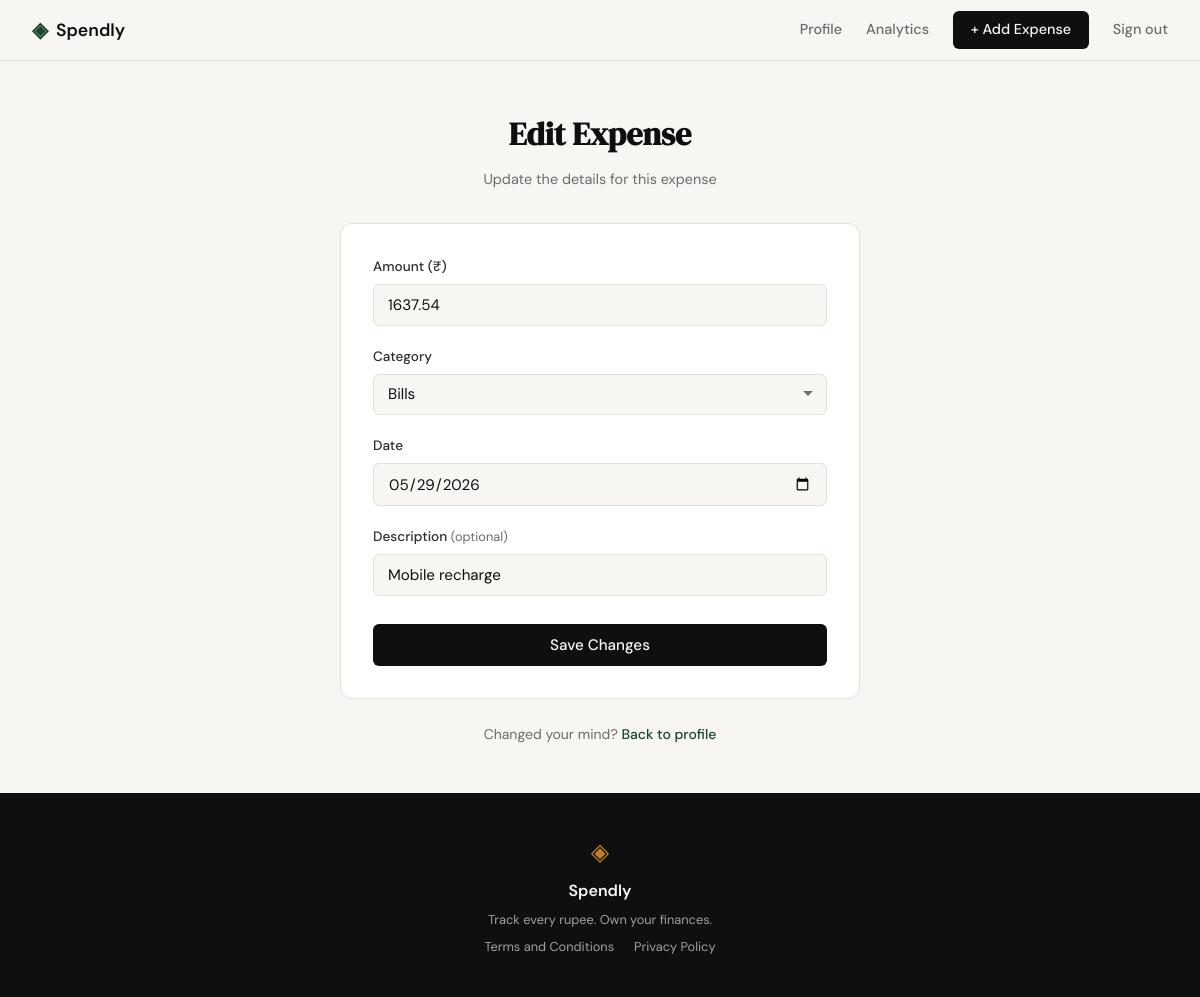
The app's page /expenses/14/edit (signed in) with its own data.
### tables this page shows
CREATE TABLE expenses (
            id          INTEGER PRIMARY KEY AUTOINCREMENT,
            user_id     INTEGER NOT NULL REFERENCES users(id),
            amount      REAL    NOT NULL,
            category    TEXT    NOT NULL,
            date        TEXT    NOT NULL,
            description TEXT,
            created_at  TEXT    DEFAULT (datetime('now'))
        );

### app.py (the view, shortened to what this page needs)
@app.route("/expenses/<int:expense_id>/edit", methods=["GET", "POST"])
def edit_expense(expense_id):
    if not session.get("user_id"):
        return redirect(url_for("login"))
    expense = get_expense_by_id(expense_id)
    if expense is None:
        abort(404)
    if expense["user_id"] != session["user_id"]:
        abort(403)
    return render_template(
        "edit_expense.html",
        categories=EXPENSE_CATEGORIES,
        expense=expense,
        form={
            "amount": expense["amount"],
            "category": expense["category"],
            "date": expense["date"],
            "description": expense["description"] or "",
        },
    )

### database/db.py (called while the page is built)
def get_db():
    conn = sqlite3.connect(DB_PATH)
    conn.row_factory = sqlite3.Row
    conn.execute("PRAGMA foreign_keys = ON")
    return conn

def get_expense_by_id(expense_id):
    conn = get_db()
    row = conn.execute(
        "SELECT id, user_id, amount, category, date, description, created_at"
        " FROM expenses WHERE id = ?",
        (expense_id,)
    ).fetchone()
    conn.close()
    return row

### templates/edit_expense.html (shortened to what this page needs)
{% extends "base.html" %}
{% block head %}
<link rel="stylesheet" href="{{ url_for('static', filename='css/edit_expense.css') }}">
{% endblock %}
{% block content %}
<section class="auth-section">
  <div class="auth-container">
    <div class="auth-header">
      <h1 class="auth-title">Edit Expense</h1>
      <p class="auth-subtitle">Update the details for this expense</p>
    </div>
    <div class="auth-card">
      <form method="POST" action="{{ url_for('edit_expense', expense_id=expense.id) }}">
        <div class="form-group">
          <label for="amount">Amount (₹)</label>
          <input type="number" id="amount" name="amount" class="form-input"
                 step="0.01" min="0.01" placeholder="0.00"
                 value="{{ form.get('amount', '') }}" required>
        </div>
        <div class="form-group">
          <label for="category">Category</label>
          <select id="category" name="category" class="form-input form-select" required>
            {% for cat in categories %}
            <option value="{{ cat }}" {% if form.get('category') == cat %}selected{% endif %}>{{ cat }}</option>
            {% endfor %}
          </select>
        </div>
        <div class="form-group">
          <label for="date">Date</label>
          <input type="date" id="date" name="date" class="form-input"
                 value="{{ form.get('date', '') }}" required>
        </div>
        <div class="form-group">
          <label for="description">Description <span class="label-optional">(optional)</span></label>
          <input type="text" id="description" name="description" class="form-input"
                 placeholder="e.g. Grocery run"
                 value="{{ form.get('description', '') }}">
        </div>
        <button type="submit" class="btn-submit">Save Changes</button>
      </form>
    </div>
    <p class="auth-switch">
      Changed your mind? <a href="{{ url_for('profile') }}">Back to profile</a>
    </p>
  </div>
</section>
{% endblock %}

### static/css/style.css (style rules this page uses)
:root { --ink: #0f0f0f; --ink-soft: #2d2d2d; --ink-muted: #6b6b6b; --ink-faint: #a0a0a0; --paper: #f7f6f3; --paper-warm: #f0ede6; --paper-card: #ffffff; --accent: #1a472a; --accent-light: #e8f0eb; --accent-2: #c17f24; --accent-2-light: #fdf3e3; --danger: #c0392b; --danger-light: #fdecea; --border: #e4e1da; --border-soft: #eeebe4; --font-display: 'DM Serif Display', Georgia, serif; --font-body: 'DM Sans', system-ui, sans-serif; --max-width: 1200px; --auth-width: 440px; --radius-sm: 6px; --radius-md: 12px; --radius-lg: 20px; }
*, *::before, *::after { box-sizing: border-box; margin: 0; padding: 0; }
html { font-size: 16px; scroll-behavior: smooth; }
body { background: var(--paper); color: var(--ink); font-family: var(--font-body); font-size: 1rem; line-height: 1.6; -webkit-font-smoothing: antialiased; }
a { color: inherit; text-decoration: none; }
.auth-section { min-height: calc(100vh - 60px - 100px); display: flex; align-items: center; justify-content: center; padding: 3rem 2rem; }
.auth-container { width: 100%; max-width: var(--auth-width); }
.auth-header { text-align: center; margin-bottom: 2rem; }
.auth-title { font-family: var(--font-display); font-size: 2rem; color: var(--ink); margin-bottom: 0.5rem; }
.auth-subtitle { font-size: 0.9rem; color: var(--ink-muted); }
.auth-card { background: var(--paper-card); border: 1px solid var(--border); border-radius: var(--radius-md); padding: 2rem; margin-bottom: 1.5rem; }
.form-group { margin-bottom: 1.25rem; }
.form-group label { display: block; font-size: 0.85rem; font-weight: 500; color: var(--ink-soft); margin-bottom: 0.4rem; }
.form-input { width: 100%; padding: 0.6rem 0.875rem; border: 1px solid var(--border); border-radius: var(--radius-sm); font-family: var(--font-body); font-size: 0.95rem; color: var(--ink); background: var(--paper); outline: none; transition: border-color 0.2s; }
.form-input::placeholder { color: var(--ink-faint); }
.btn-submit { width: 100%; padding: 0.7rem; background: var(--ink); color: var(--paper); border: none; border-radius: var(--radius-sm); font-family: var(--font-body); font-size: 0.95rem; font-weight: 500; cursor: pointer; transition: background 0.2s; margin-top: 0.5rem; }
.auth-switch { text-align: center; font-size: 0.875rem; color: var(--ink-muted); }
.auth-switch a { color: var(--accent); font-weight: 500; }

### static/css/edit_expense.css (style rules this page uses)
.auth-container { max-width: 520px; }
.form-select { appearance: none; background-repeat: no-repeat; background-position: right 0.75rem center; padding-right: 2.25rem; cursor: pointer; }
.label-optional { font-size: 0.8rem; color: var(--ink-muted); font-weight: 400; }

### records on screen
expenses: amount "1637.54", category "Bills", date "05/29/2026", description "Mobile recharge"
